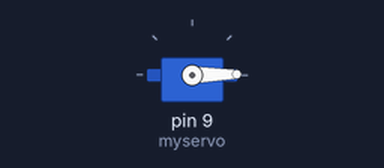
This sketch was run on a simulated Arduino Uno, built with avr-gcc and run on an emulated ATmega328P. Shown: servo.

Above: at 0.05 s.
At 1.35 s:
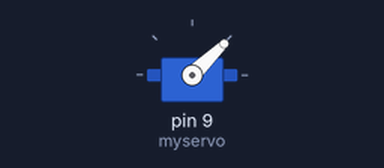
At 2.7 s:
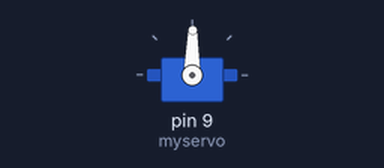
At 5.4 s:
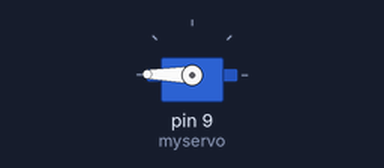
Timing chart, 0 to 7.1 s (numbered marks = the images above):
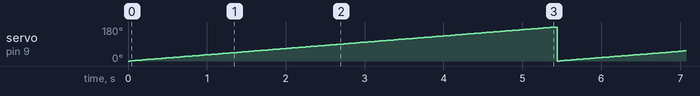

Measured:
- by itself, servo on pin 9 (myservo): ramps from 0° to 180° and jumps back, once every 5.4 s

The sketch:

servo_23.ino
```cpp
#include <Servo.h>
Servo myservo;
void setup() {
  // put your setup code here, to run once:
int i=0;
Serial.begin(9600);
myservo.attach(9);
}

void loop() {
  // put your main code here, to run repeatedly:
int i=0;
for (int i=0;i<=180;i++){
  myservo.write(i);
  delay(30);
}
for (int i=180;i<=0;i--){
  myservo.write(i);
  delay(30);
}
}
```
